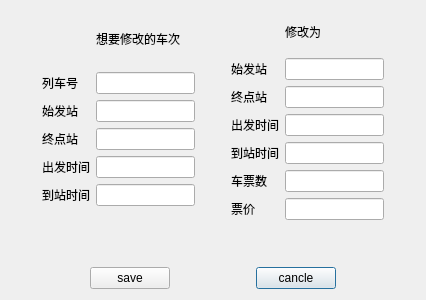
<?xml version="1.0" encoding="UTF-8"?>
<ui version="4.0">
 <class>changeticketdialog</class>
 <widget class="QDialog" name="changeticketdialog">
  <property name="geometry">
   <rect>
    <x>0</x>
    <y>0</y>
    <width>426</width>
    <height>300</height>
   </rect>
  </property>
  <property name="windowTitle">
   <string>Dialog</string>
  </property>
  <layout class="QGridLayout" name="gridLayout_7">
   <item row="1" column="0">
    <layout class="QGridLayout" name="gridLayout_5">
     <item row="0" column="0">
      <spacer name="horizontalSpacer_4">
       <property name="orientation">
        <enum>Qt::Horizontal</enum>
       </property>
       <property name="sizeHint" stdset="0">
        <size>
         <width>40</width>
         <height>20</height>
        </size>
       </property>
      </spacer>
     </item>
     <item row="0" column="4">
      <spacer name="horizontalSpacer_5">
       <property name="orientation">
        <enum>Qt::Horizontal</enum>
       </property>
       <property name="sizeHint" stdset="0">
        <size>
         <width>40</width>
         <height>20</height>
        </size>
       </property>
      </spacer>
     </item>
     <item row="0" column="3">
      <widget class="QPushButton" name="canclebtn">
       <property name="text">
        <string>cancle</string>
       </property>
      </widget>
     </item>
     <item row="0" column="1">
      <widget class="QPushButton" name="changebtn">
       <property name="text">
        <string>save</string>
       </property>
      </widget>
     </item>
     <item row="0" column="2">
      <spacer name="horizontalSpacer_6">
       <property name="orientation">
        <enum>Qt::Horizontal</enum>
       </property>
       <property name="sizeHint" stdset="0">
        <size>
         <width>40</width>
         <height>20</height>
        </size>
       </property>
      </spacer>
     </item>
    </layout>
   </item>
   <item row="0" column="0">
    <layout class="QGridLayout" name="gridLayout_6">
     <item row="0" column="1">
      <layout class="QGridLayout" name="gridLayout_2">
       <item row="4" column="1">
        <widget class="QLineEdit" name="initialBtlineEdit"/>
       </item>
       <item row="5" column="1">
        <widget class="QLineEdit" name="initialEtlineEdit"/>
       </item>
       <item row="5" column="0">
        <widget class="QLabel" name="etlable">
         <property name="text">
          <string>到站时间</string>
         </property>
        </widget>
       </item>
       <item row="7" column="0">
        <spacer name="verticalSpacer">
         <property name="orientation">
          <enum>Qt::Vertical</enum>
         </property>
         <property name="sizeHint" stdset="0">
          <size>
           <width>20</width>
           <height>40</height>
          </size>
         </property>
        </spacer>
       </item>
       <item row="6" column="0" colspan="2">
        <layout class="QGridLayout" name="gridLayout"/>
       </item>
       <item row="0" column="1">
        <widget class="QLabel" name="label_3">
         <property name="text">
          <string>想要修改的车次</string>
         </property>
        </widget>
       </item>
       <item row="0" column="0">
        <spacer name="verticalSpacer_2">
         <property name="orientation">
          <enum>Qt::Vertical</enum>
         </property>
         <property name="sizeHint" stdset="0">
          <size>
           <width>20</width>
           <height>40</height>
          </size>
         </property>
        </spacer>
       </item>
       <item row="1" column="0">
        <widget class="QLabel" name="idlabel">
         <property name="text">
          <string>列车号</string>
         </property>
        </widget>
       </item>
       <item row="2" column="1">
        <widget class="QLineEdit" name="initialBalineEdit"/>
       </item>
       <item row="2" column="0">
        <widget class="QLabel" name="balabel">
         <property name="text">
          <string>始发站</string>
         </property>
        </widget>
       </item>
       <item row="3" column="0">
        <widget class="QLabel" name="ealabel">
         <property name="text">
          <string>终点站</string>
         </property>
        </widget>
       </item>
       <item row="3" column="1">
        <widget class="QLineEdit" name="initialEalineEdit"/>
       </item>
       <item row="1" column="1">
        <widget class="QLineEdit" name="initialIdlineEdit"/>
       </item>
       <item row="4" column="0">
        <widget class="QLabel" name="btlabel">
         <property name="text">
          <string>出发时间</string>
         </property>
        </widget>
       </item>
      </layout>
     </item>
     <item row="0" column="3">
      <layout class="QGridLayout" name="gridLayout_3">
       <item row="0" column="1">
        <widget class="QLabel" name="label_4">
         <property name="text">
          <string>修改为</string>
         </property>
        </widget>
       </item>
       <item row="1" column="0">
        <widget class="QLabel" name="balabel_2">
         <property name="text">
          <string>始发站</string>
         </property>
        </widget>
       </item>
       <item row="0" column="0">
        <spacer name="verticalSpacer_3">
         <property name="orientation">
          <enum>Qt::Vertical</enum>
         </property>
         <property name="sizeHint" stdset="0">
          <size>
           <width>20</width>
           <height>40</height>
          </size>
         </property>
        </spacer>
       </item>
       <item row="6" column="1">
        <widget class="QLineEdit" name="finalPrlineEdit"/>
       </item>
       <item row="6" column="0">
        <widget class="QLabel" name="label_2">
         <property name="text">
          <string>票价</string>
         </property>
        </widget>
       </item>
       <item row="5" column="0">
        <widget class="QLabel" name="ticketlabel_2">
         <property name="text">
          <string>车票数</string>
         </property>
        </widget>
       </item>
       <item row="5" column="1">
        <widget class="QLineEdit" name="finalTicketlineEdit"/>
       </item>
       <item row="8" column="0">
        <spacer name="verticalSpacer_4">
         <property name="orientation">
          <enum>Qt::Vertical</enum>
         </property>
         <property name="sizeHint" stdset="0">
          <size>
           <width>20</width>
           <height>40</height>
          </size>
         </property>
        </spacer>
       </item>
       <item row="7" column="0" colspan="2">
        <layout class="QGridLayout" name="gridLayout_4"/>
       </item>
       <item row="3" column="0">
        <widget class="QLabel" name="btlabel_2">
         <property name="text">
          <string>出发时间</string>
         </property>
        </widget>
       </item>
       <item row="2" column="0">
        <widget class="QLabel" name="ealabel_2">
         <property name="text">
          <string>终点站</string>
         </property>
        </widget>
       </item>
       <item row="1" column="1">
        <widget class="QLineEdit" name="finalBalineEdit"/>
       </item>
       <item row="2" column="1">
        <widget class="QLineEdit" name="finalEalineEdit"/>
       </item>
       <item row="4" column="0">
        <widget class="QLabel" name="etlable_2">
         <property name="text">
          <string>到站时间</string>
         </property>
        </widget>
       </item>
       <item row="4" column="1">
        <widget class="QLineEdit" name="finalEtlineEdit"/>
       </item>
       <item row="3" column="1">
        <widget class="QLineEdit" name="finalBtlineEdit"/>
       </item>
      </layout>
     </item>
     <item row="0" column="0">
      <spacer name="horizontalSpacer_2">
       <property name="orientation">
        <enum>Qt::Horizontal</enum>
       </property>
       <property name="sizeHint" stdset="0">
        <size>
         <width>40</width>
         <height>20</height>
        </size>
       </property>
      </spacer>
     </item>
     <item row="0" column="2">
      <spacer name="horizontalSpacer_3">
       <property name="orientation">
        <enum>Qt::Horizontal</enum>
       </property>
       <property name="sizeHint" stdset="0">
        <size>
         <width>40</width>
         <height>20</height>
        </size>
       </property>
      </spacer>
     </item>
     <item row="0" column="4">
      <spacer name="horizontalSpacer">
       <property name="orientation">
        <enum>Qt::Horizontal</enum>
       </property>
       <property name="sizeHint" stdset="0">
        <size>
         <width>40</width>
         <height>20</height>
        </size>
       </property>
      </spacer>
     </item>
    </layout>
   </item>
  </layout>
 </widget>
 <resources/>
 <connections/>
</ui>
